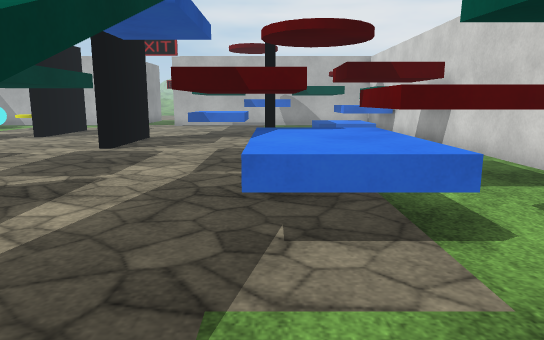
View 1 (above)

23 first-person views from a walk through a Unity game level. The camera is 1.3 m above the floor, tilts 10° down and sees 70° across. Doors are open. The floor is counted in squares, 1 m on a side. Each view is taken from the middle of a square. On the plan, view 1 faces up. The plan holds only what a view shows up to about 16 squares ahead; the rest is blank. The place goes on beyond the plan. The player character is not drawn. Some surface patterns are stand-ins.

View 2
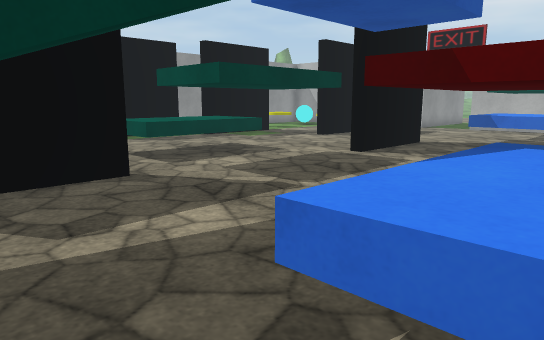

View 3
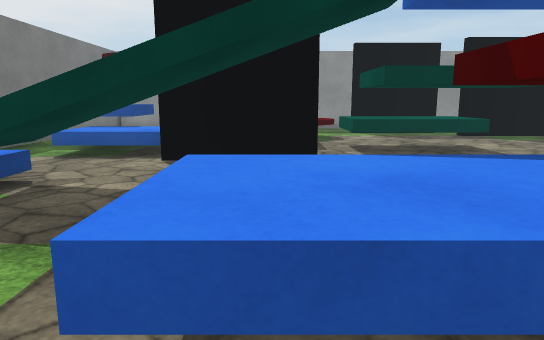

View 4
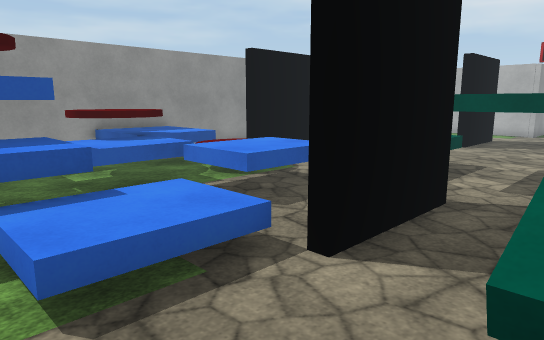

View 5
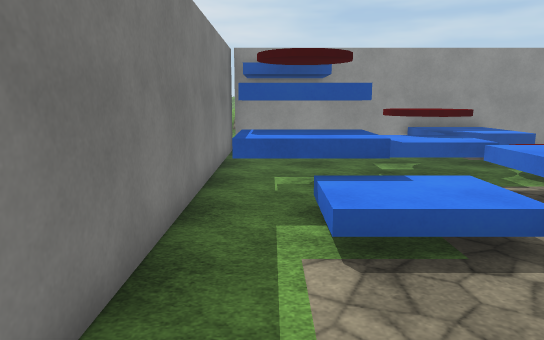

View 6
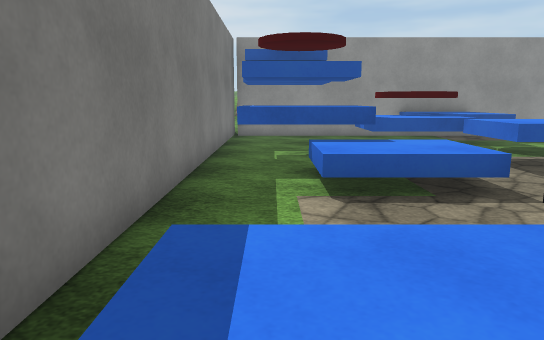

View 7
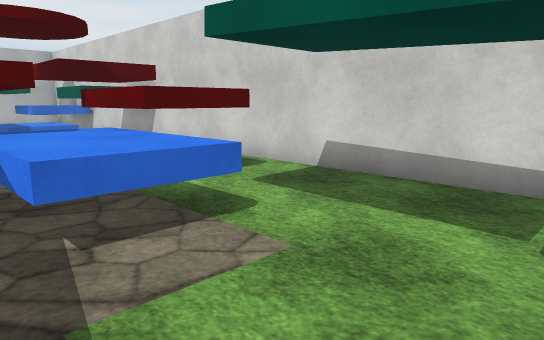

View 8
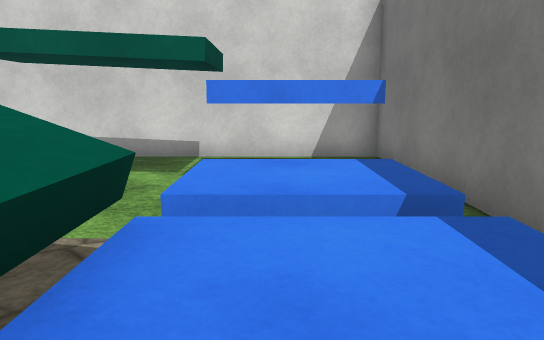

View 9
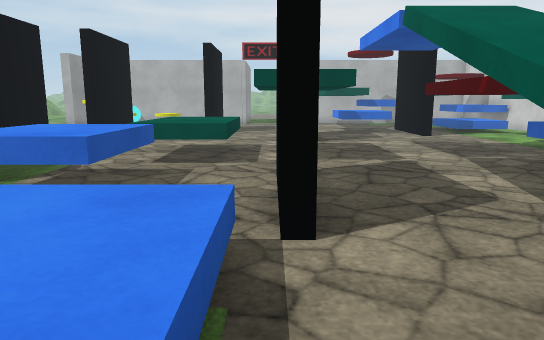

View 10
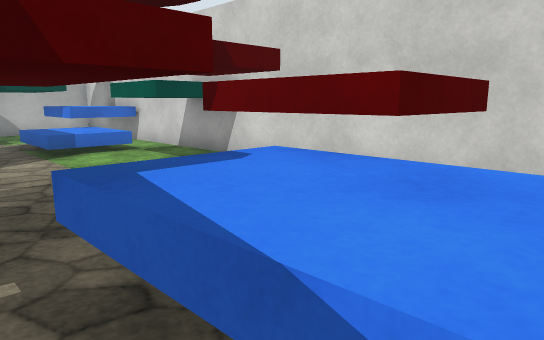

View 11
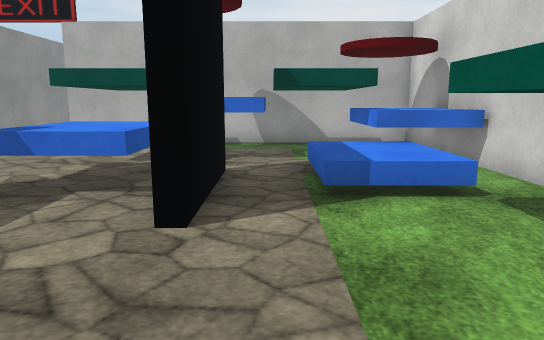

View 12
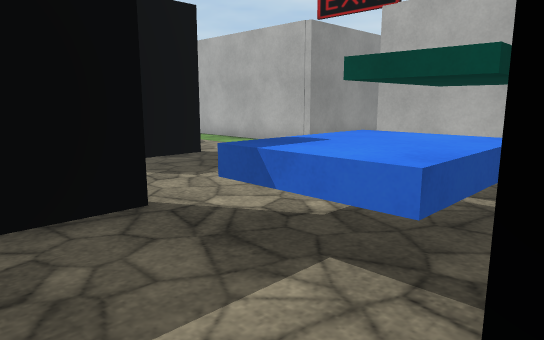

View 13
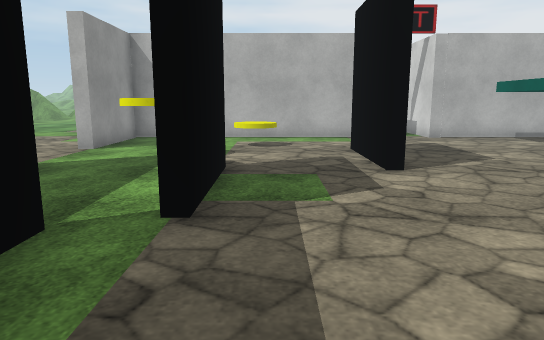

View 14
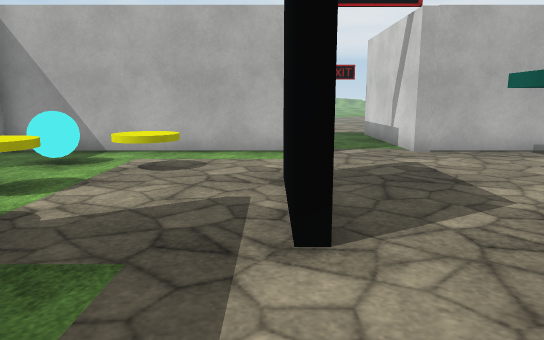

View 15
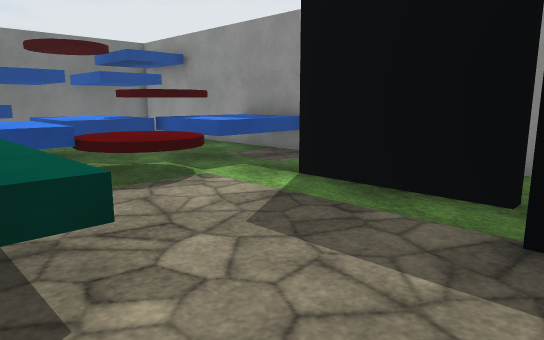

View 16
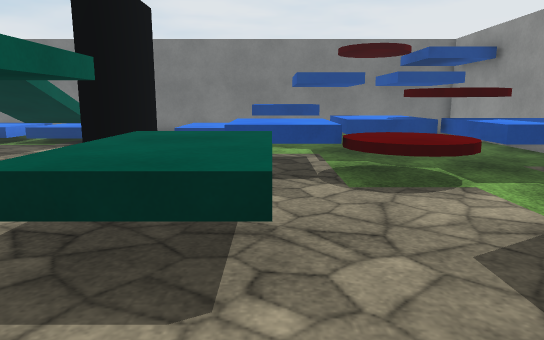

View 17
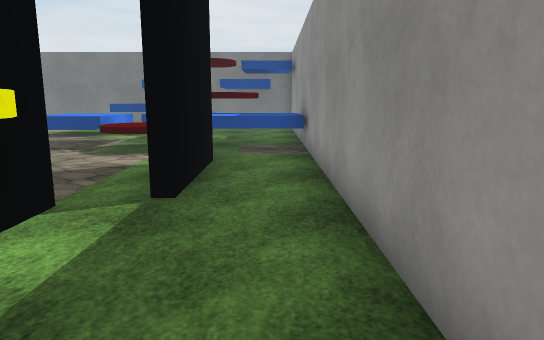

View 18
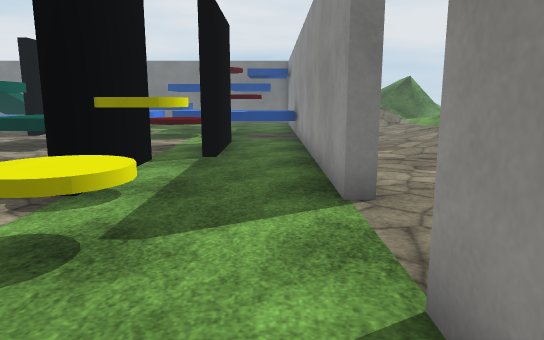

View 19
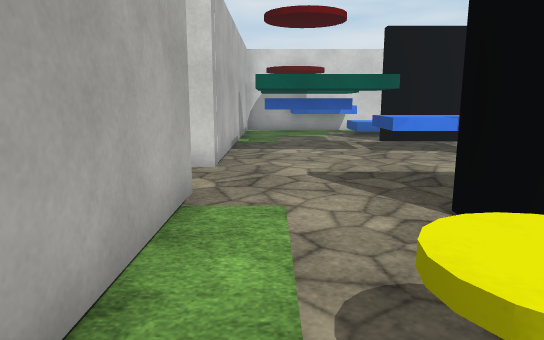

View 20
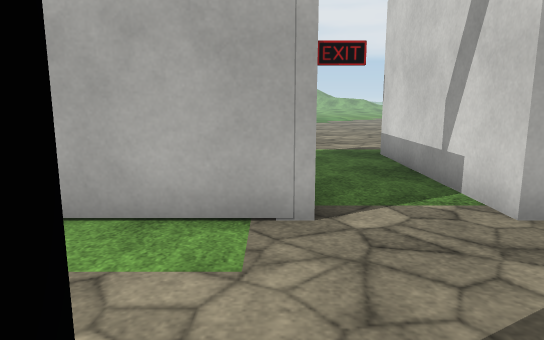

View 21
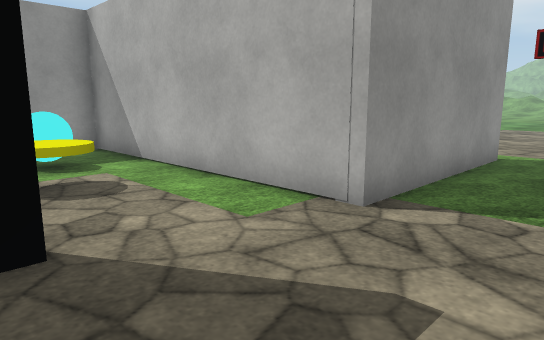

View 22
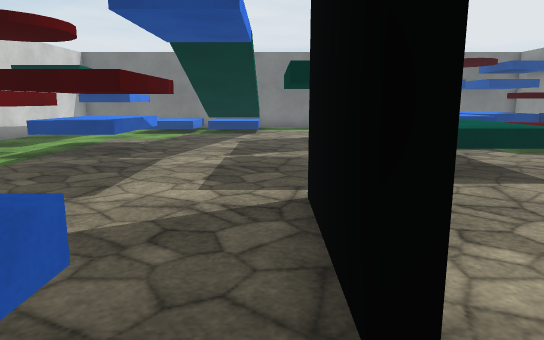

View 23
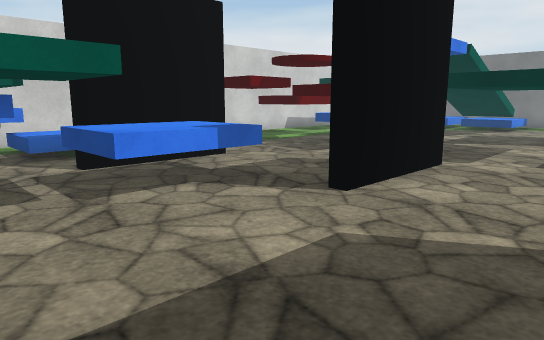

### Floor plan
Key: @ floor where view 1 was taken; # wall or solid block; x gap in a wall; . main floor; : floor 0.25 m higher than the main floor; + floor 0.5 m higher than the main floor; / step, stairs or slope; D open door; ^ raised ledge; T thing the floor can be seen under or through; R red disc; C yellow coin; B cyan ball.
Columns run from 20 left of view 1 to 5 right of it. Each row starts with its distance up from view 1.
 31               ..
 30             ....
 29             ....
 28             ....
 27             #DDD
 26             #..#
 25             #..#
 24             #..#
 23 ..          #..#
 22 ..          #..#
 21  .. #########..###########
 20  .. #............^ ^^# # #
 19   ..#.B..C.......^ ^ # #^#
 18   ..#............^ ^^# R^^
 17    .D..C...#.....##^##^^^^
 16    .D......#.....^^^#.++/#
 15    .x......#.....^^^#.++/#
 14   ..#...#......#..^x#.///#
 13   ..#...#......#....#..###
 12   ..#...#......#.......###
 11  .. #..##......#.......###
 10  /. #.##...............  #
  9  :. #.##...^^^TTT..##..  #
  8 :.. #.##...^^^T T..##.^^.#
  7 /.  #......^^^T T..##^^ ^#
  6 ..  #...RR.^^^TTT..##^^^^#
  5 ..  #^^RRRR^^.x.....^^^..#
  4     #^RRRR^^^.#.....^^^..#
  3     #^RRR^^^^.#..#/..^...#
  2     #.RRR^....#..//......#
  1     #.RR^^..^^...//......#
  0     #.... #^^^^..///@/####
 -1     #.... #^^^...++/++#  #
 -2     #.... #^.....++/++#  #
 -3     ######################

Where each view was taken, in squares from view 1:
view 1: 0 up, 0 right, facing up
view 2: 2 up, 1 right, facing up-left
view 3: 4 up, 3 right, facing left
view 4: 2 down, 3 left, facing up-left
view 5: 2 down, 2 left, facing left
view 6: 2 down, 1 left, facing left
view 7: 0 up, 1 left, facing up-right
view 8: 1 down, 4 left, facing right
view 9: 2 down, 6 left, facing up
view 10: 4 up, 1 left, facing up-right
view 11: 9 up, 1 right, facing up
view 12: 12 up, 0 right, facing up-left
view 13: 7 up, 11 left, facing up
view 14: 11 up, 9 left, facing up
view 15: 12 up, 8 left, facing down-left
view 16: 12 up, 9 left, facing down
view 17: 16 up, 15 left, facing down
view 18: 20 up, 15 left, facing down
view 19: 20 up, 13 left, facing right
view 20: 17 up, 8 left, facing up
view 21: 17 up, 5 left, facing up-left
view 22: 16 up, 4 left, facing down
view 23: 19 up, 8 left, facing down-right
